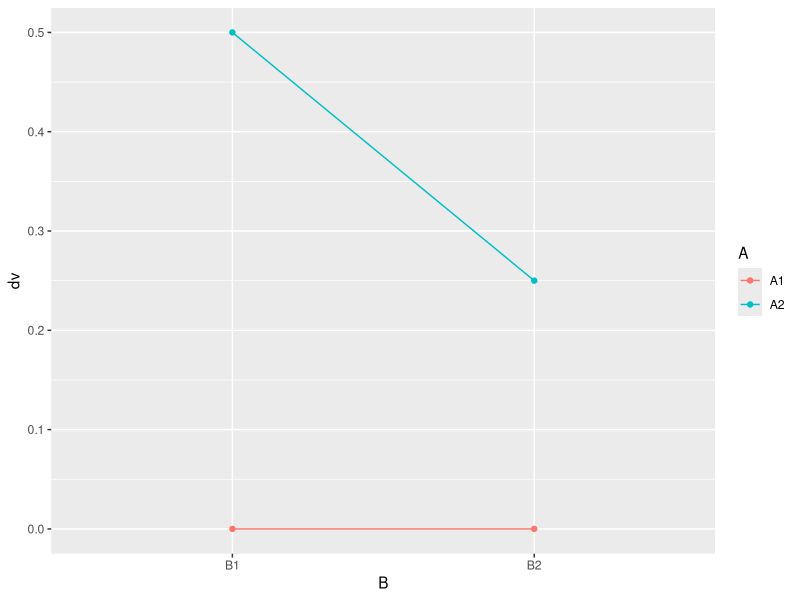

Source code (R): (Note: a time limit stopped this script after it produced the figure.)
## ---- chunk 1
knitr::opts_chunk$set(echo = TRUE)
## ---- chunk 2
library(tidyverse)
df1 <- data.frame(A = c("A1", "A1", "A2", "A2"),
                 B = c("B1", "B2", "B1", "B2"),
                 dv = c(0,0,0.5,0.25))
## ---- chunk 3
ggplot(df1, aes(y=dv,x=B, color=A))+
  geom_point(aes(group=A))+
  geom_line(aes(group=A))
## ---- chunk 4
# Guessing and Checking N per group
N <- 60
#Actual Simulation Based Power Analysis
A_pvalue <- c()
B_pvalue <- c()
AB_pvalue <- c()
for(i in 1:1000){
  IVA <- rep(rep(c("1","2"), each=2),N)
  IVB <- rep(rep(c("1","2"), 2),N)
  DV <- c(replicate(N,c(rnorm(1,0,1), # means A1B1
                        rnorm(1,0,1), # means A1B2
                        rnorm(1,.5,1), # means A2B1
                        rnorm(1,.25,1)  # means A2B2
          )))
  sim_df <- data.frame(IVA,IVB,DV)
  
  aov_results <- summary(aov(DV~IVA*IVB, sim_df))
  A_pvalue[i]<-aov_results[[1]]$`Pr(>F)`[1]
  B_pvalue[i]<-aov_results[[1]]$`Pr(>F)`[2]
  AB_pvalue[i]<-aov_results[[1]]$`Pr(>F)`[3]
}

length(A_pvalue[A_pvalue<0.05])/1000
## ---- chunk 5
# N per group
N <- 505

A_pvalue <- c()
B_pvalue <- c()
AB_pvalue <- c()
for(i in 1:1000){
  IVA <- rep(rep(c("1","2"), each=2),N)
  IVB <- rep(rep(c("1","2"), 2),N)
  DV <- c(replicate(N,c(rnorm(1,0,1), # means A1B1
                        rnorm(1,0,1), # means A1B2
                        rnorm(1,.5,1), # means A2B1
                        rnorm(1,.25,1)  # means A2B2
          )))
  sim_df <- data.frame(IVA,IVB,DV)
  
  aov_results <- summary(aov(DV~IVA*IVB, sim_df))
  A_pvalue[i]<-aov_results[[1]]$`Pr(>F)`[1]
  B_pvalue[i]<-aov_results[[1]]$`Pr(>F)`[2]
  AB_pvalue[i]<-aov_results[[1]]$`Pr(>F)`[3]
}

length(AB_pvalue[AB_pvalue<0.05])/1000
## ---- chunk 6
# N per group
N <- (seq(25,800,by=25))
percentpowered<-c()
for(x in 1:length(N)){
  N2 <- N[x]
  AB_pvalue <- c()
  for(i in 1:1000){
     sim_df <- tibble(
      IVA = rep(rep(c("1","2"), each=2),N2),
      IVB = rep(rep(c("1","2"), 2),N2),
      DV = rnorm(4*N2,c(0,0,.5,.25),1)
    )
  aov_results <- summary(aov(DV~IVA*IVB, sim_df))
  AB_pvalue[i]<-aov_results[[1]]$`Pr(>F)`[3]
  }
  percentpowered[x]<-length(AB_pvalue[AB_pvalue<0.05])/1000
}
plotdata<-tibble(N,percentpowered)
ggplot(plotdata, aes(x=N,y=percentpowered))+
  geom_point()+
  geom_line()+
  scale_x_continuous(breaks=seq(25,800,50))+
  scale_y_continuous(breaks=seq(0,1,.1))+
  geom_hline(yintercept=.8)
